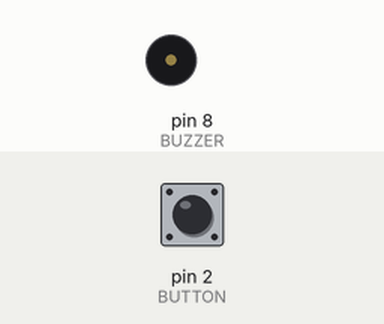
This sketch was run on a simulated Arduino Uno, built with avr-gcc and run on an emulated ATmega328P. Shown: buzzer (waves = sounding). Inputs (shaded band) come from the test bench; at power-on: pin 2 (BUTTON) HIGH.

Above: at 1.2 s.
1.3 s: pin 2 (BUTTON) pulled LOW for 0.15 s
At 1.7 s:
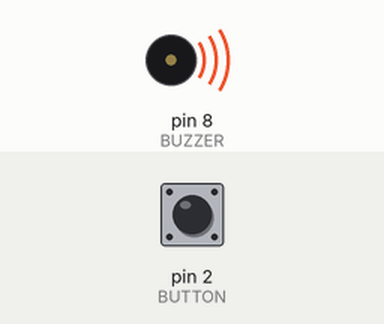
4.3 s: pin 2 (BUTTON) pulled LOW for 3.2 s
At 8.5 s:
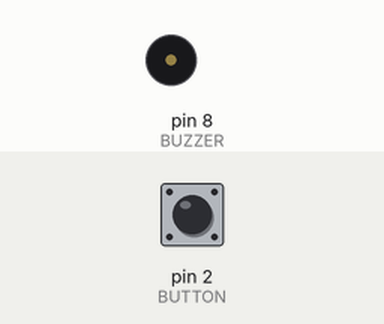
Timing chart, 0 to 10.0 s (numbered marks = the images above; inputs shaded):
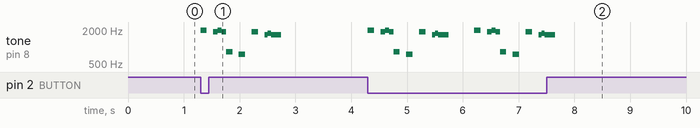

Measured:
- after the input at 1.3 s, tone on pin 8 (BUZZER): plays 1976 Hz for 0.12 s, 1865 Hz for 0.08 s, 1976 Hz for 0.08 s, 1865 Hz for 0.08 s, 831 Hz for 0.12 s, 740 Hz for 0.12 s … (10 notes in this stretch), starting at once
- after the input at 4.3 s, tone on pin 8 (BUZZER): plays 1976 Hz for 0.12 s, 1865 Hz for 0.08 s, 1976 Hz for 0.08 s, 1865 Hz for 0.08 s, 831 Hz for 0.12 s, 740 Hz for 0.12 s … (20 notes in this stretch), starting at once

The sketch:

tone.ino
```cpp
#define BUTTON 2
#define BUZZER 8

#define NOTE_C5 523
#define NOTE_CS5 554
#define NOTE_D5 587
#define NOTE_DS5 622
#define NOTE_E5 659
#define NOTE_F5 698
#define NOTE_FS5 740
#define NOTE_G5 784
#define NOTE_GS5 831
#define NOTE_A5 880
#define NOTE_AS5 932
#define NOTE_B5 988
#define NOTE_C6 1047
#define NOTE_CS6 1109
#define NOTE_D6 1175
#define NOTE_DS6 1245
#define NOTE_E6 1319
#define NOTE_F6 1397
#define NOTE_FS6 1480
#define NOTE_G6 1568
#define NOTE_GS6 1661
#define NOTE_A6 1760
#define NOTE_AS6 1865
#define NOTE_B6 1976
#define NOTE_C7 2093
#define NOTE_CS7 2217
#define NOTE_D7 2349
#define NOTE_DS7 2489
#define NOTE_E7 2637
#define NOTE_F7 2794
#define NOTE_FS7 2960
#define NOTE_G7 3136
#define NOTE_GS7 3322
#define NOTE_A7 3520
#define NOTE_AS7 3729
#define NOTE_B7 3951

int potetoMelody[] = {
  NOTE_G5, NOTE_F5, NOTE_G5, 0,
  NOTE_G5, NOTE_F5, NOTE_G5, 0,
  NOTE_G5, NOTE_F5, NOTE_G5, 0,
  NOTE_G5, NOTE_F5, NOTE_G5, 0,
};

int potetoNoteDurations[] = {
  8, 8, 8, 8,
  8, 8, 8, 8,
  8, 8, 8, 8,
  8, 8, 8, 8,
};

const int potetoLength = sizeof(potetoMelody)/sizeof(int);
const int potetoBpm = 120;

// int melody1[] = {
//   NOTE_B6, 0, NOTE_AS6, NOTE_B6, NOTE_AS6,
//   NOTE_GS5, 0, NOTE_FS5, 0,
//   NOTE_AS6, 0, NOTE_GS6,
//   0
// };

// int melody1NoteDurations[] = {
//   16, 16, 24, 24, 24,
//   16, 16, 16, 16,
//   16, 16, 8,
//   4
// };

int melody1[] = {
  NOTE_B6, 0, NOTE_AS6, NOTE_B6, NOTE_AS6,
  NOTE_GS5, 0, NOTE_FS5, 0,
  NOTE_AS6, 0, NOTE_GS6, NOTE_A6, NOTE_GS6,
  0
};

int melody1NoteDurations[] = {
  16, 16, 24, 24, 24,
  16, 16, 16, 16,
  16, 16, 32, 32, 10,
  4
};

const int melody1Length = sizeof(melody1)/sizeof(int);
const int melody1Bpm = 130;

void setup() {
  pinMode(BUTTON, INPUT_PULLUP);
  pinMode(BUZZER, OUTPUT);
}

void loop() {
  if(digitalRead(BUTTON) == LOW){
    // playMelody(potetoMelody, potetoNoteDurations, potetoLength, potetoBpm);
    playMelody(melody1, melody1NoteDurations, melody1Length, melody1Bpm);
  }
}

void playMelody(int *melody, int *noteDurations, int notesLength, int bpm) {
  double bps = (double)bpm / 60.0;
  for (int thisNote = 0; thisNote < notesLength; thisNote++) {
    double noteDuration = 4.0 / (bps * (double)noteDurations[thisNote]) * 1000.0;
    tone(BUZZER, melody[thisNote], (unsigned int)noteDuration);

    delay(noteDuration);
    noTone(BUZZER);
  }
}
```
